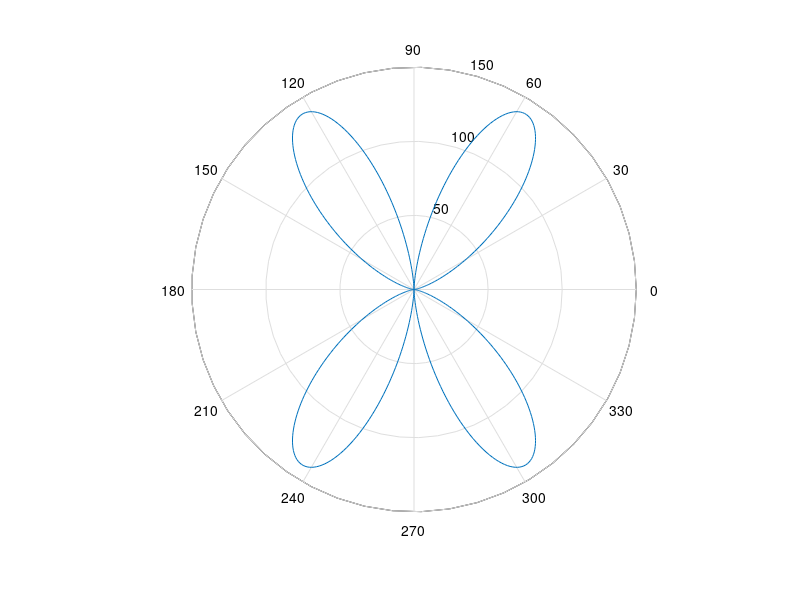
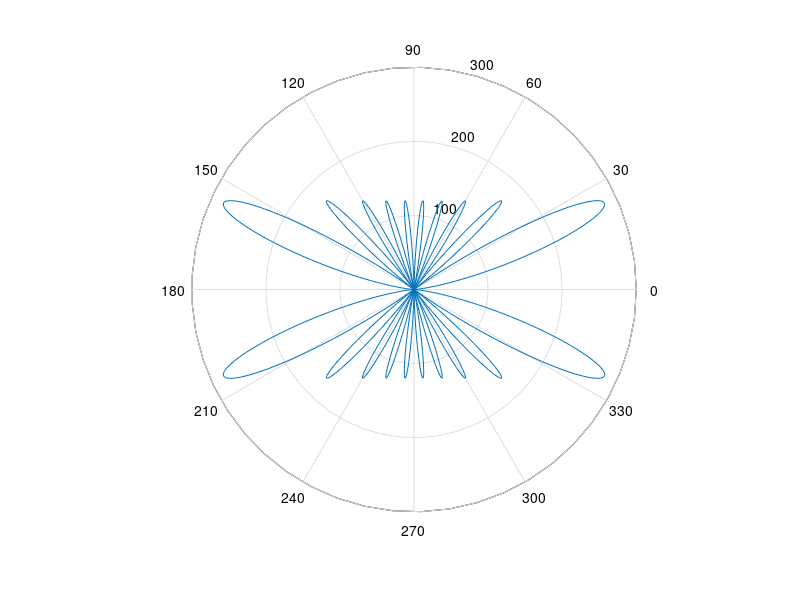

Reproduce these figures in MATLAB, in order.
%EMG Course
%Homework#1

%Given
lambda =1;
k = 2*pi/lambda;
theta = 0:0.01:2*pi;

%5/2lambda
L =2*lambda;
E = abs(60*((cos(k*L/2*cos(theta))- cos(k*L/2))./sin(theta)));
figure(1)
polar(theta,E)

%5*lambda/2
L =10*lambda;
E = abs(60*((cos(k*L/2*cos(theta))- cos(k*L/2))./sin(theta)));
figure(2)
polar(theta,E)